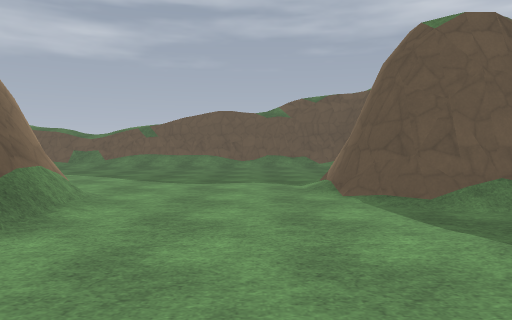
View 1 (above)

16 first-person views from a walk through a level from a Godot 3-D game. The camera is 1.3 m above the floor, tilts 2° down and sees 70° across. The floor is counted in squares, 2 m on a side. Each view is taken from the middle of a square. On the plan, view 1 faces up. The plan holds only what a view shows up to about 11 squares ahead; the rest is blank. Surface patterns are stand-ins for the level's own textures.

View 2
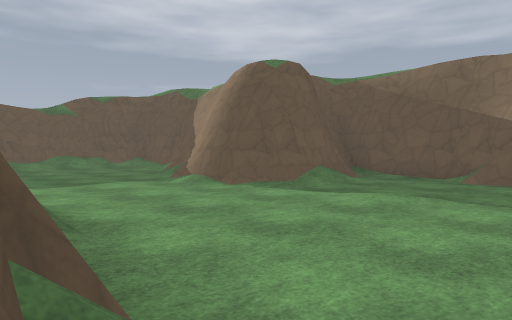

View 3
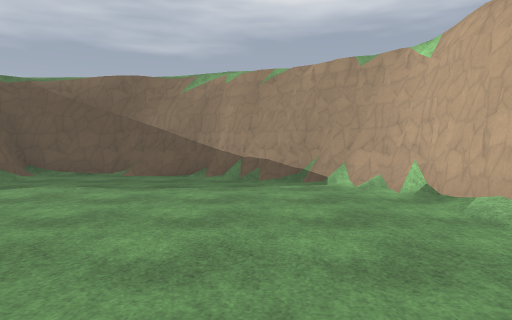

View 4
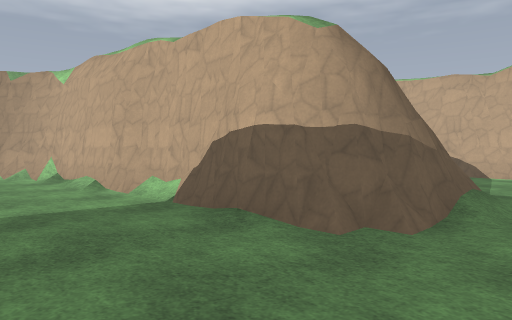

View 5
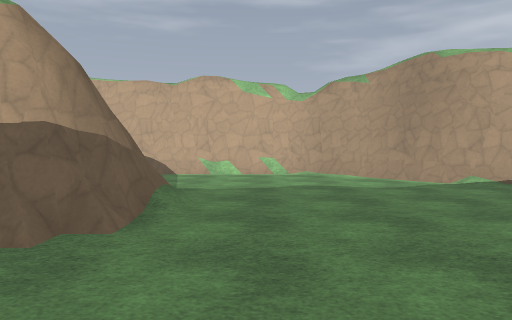

View 6
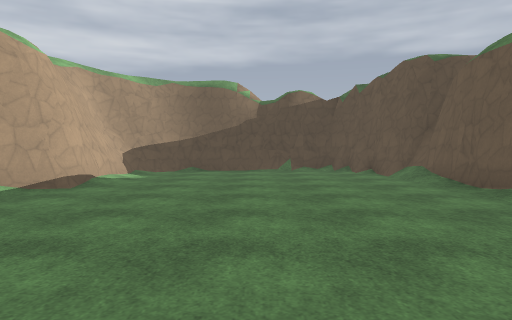

View 7
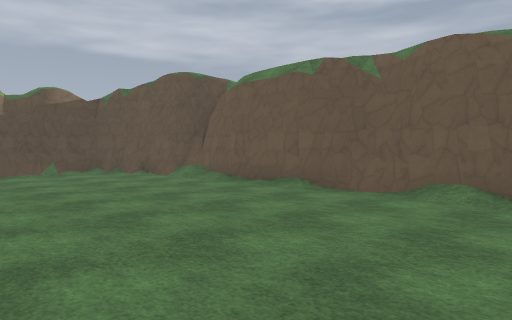

View 8
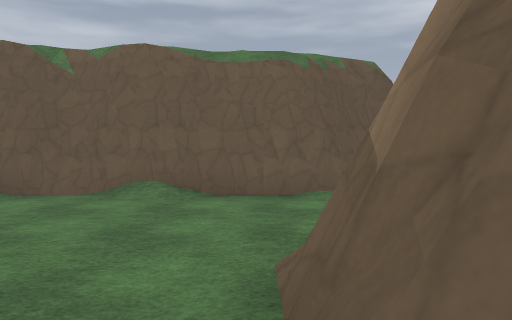

View 9
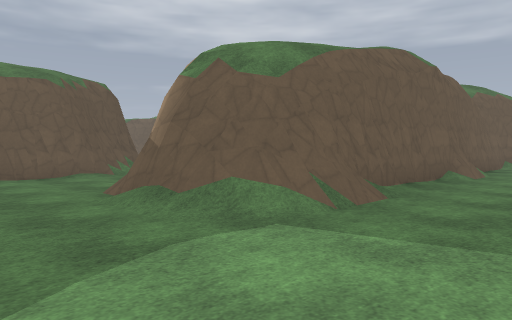

View 10
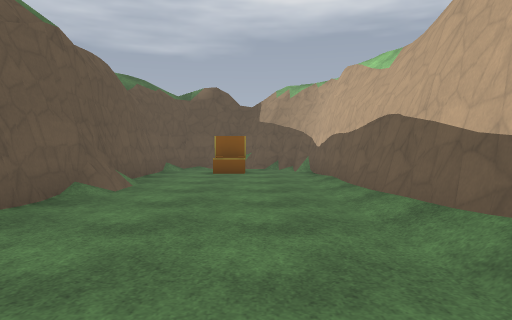

View 11
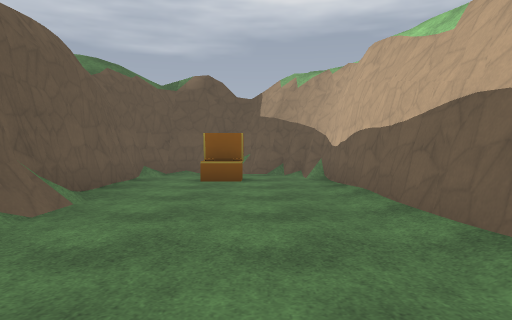

View 12
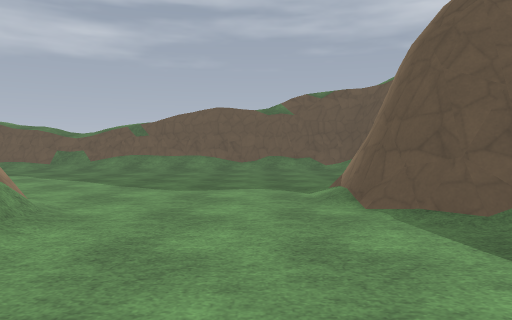

View 13
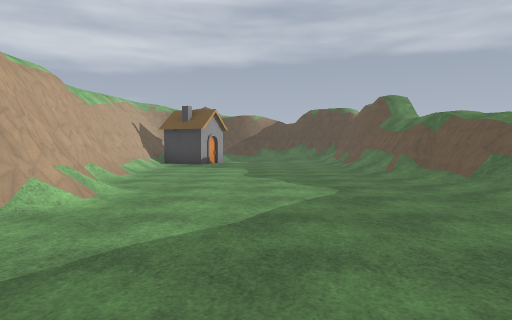

View 14
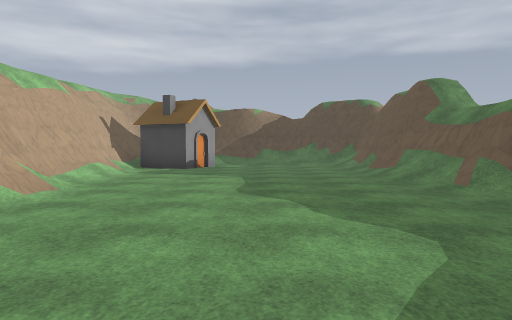

View 15
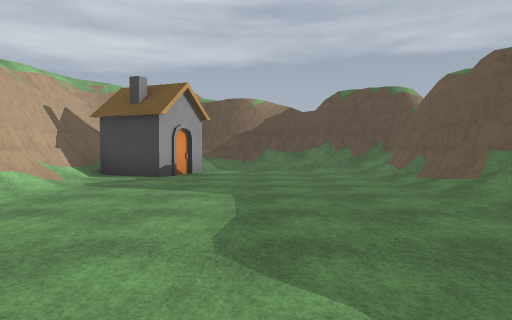

View 16
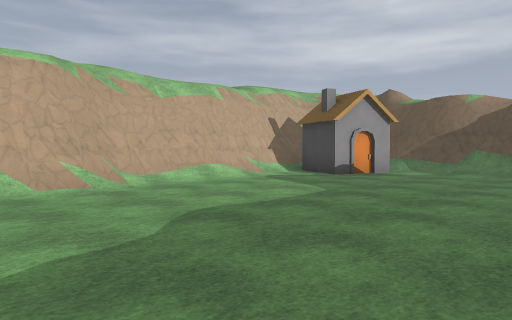

### Floor plan
Key: @ floor where view 1 was taken; # wall or solid block; . main floor; : floor 0.5 m higher than the main floor; / step, stairs or slope; = window, fence, low wall or low ledge; C chest; H house.
Columns run from 17 left of view 1 to 6 right of it. Each row starts with its distance up from view 1.
 12  ####################
 11 ##/////////////////##
 10 #//.................#
  9 #/..................#
  8 #/.................##
  7 #/.................#
  6 #/HH.........=..../#
  5  HH.....///####/../#
  4  ###########  #/...####
  3               #/......#
  2               #.......#
  1              ##.......#
  0   ###  #######...@...##
 -1 ###/////............/#
 -2 #...................:#
 -3 #=.................###
 -4 ##........./########
 -5 ##........./##
 -6  #........./############
 -7  #####....../=....=....#
 -8      ##..............C.#
 -9       ##...............#
-10        ####.##........##
-11          ##############

Positions as (right, up) in squares from view 1, and headings:
1: (0, 0), facing up
2: (-3, 0), facing up-right
3: (-4, -1), facing right
4: (-7, -1), facing down-right
5: (-7, -1), facing down
6: (-6, -4), facing left
7: (-6, -6), facing up-left
8: (-6, -6), facing up
9: (-8, -9), facing up-right
10: (-5, -9), facing right
11: (-3, -9), facing right
12: (0, 1), facing up
13: (0, 8), facing left
14: (-3, 8), facing left
15: (-6, 8), facing left
16: (-6, 11), facing down-left
